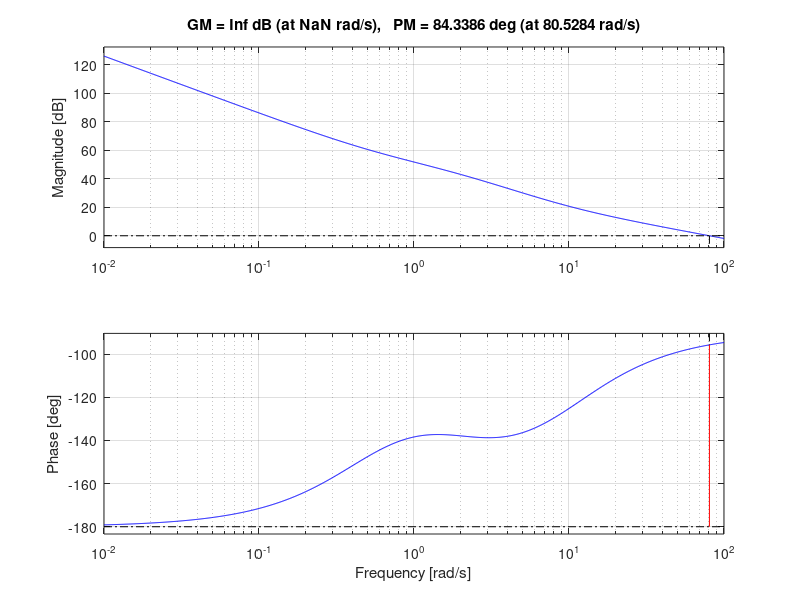
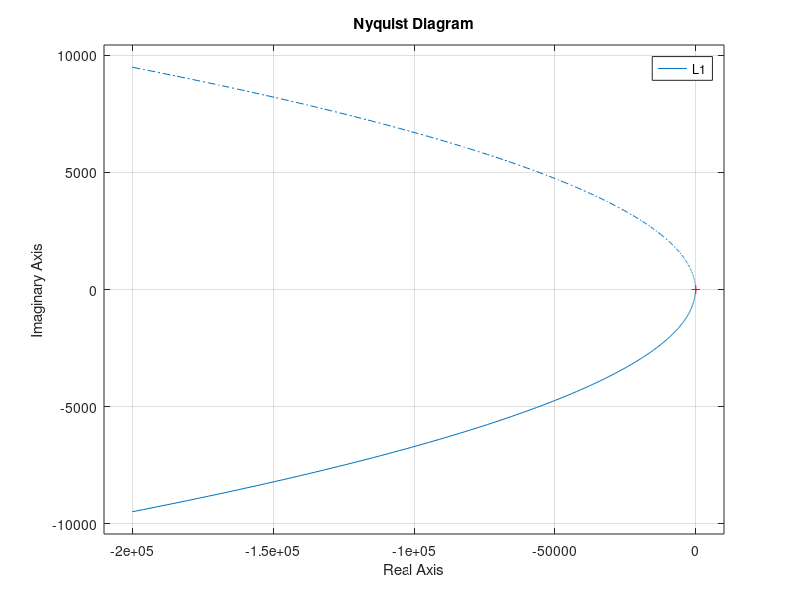
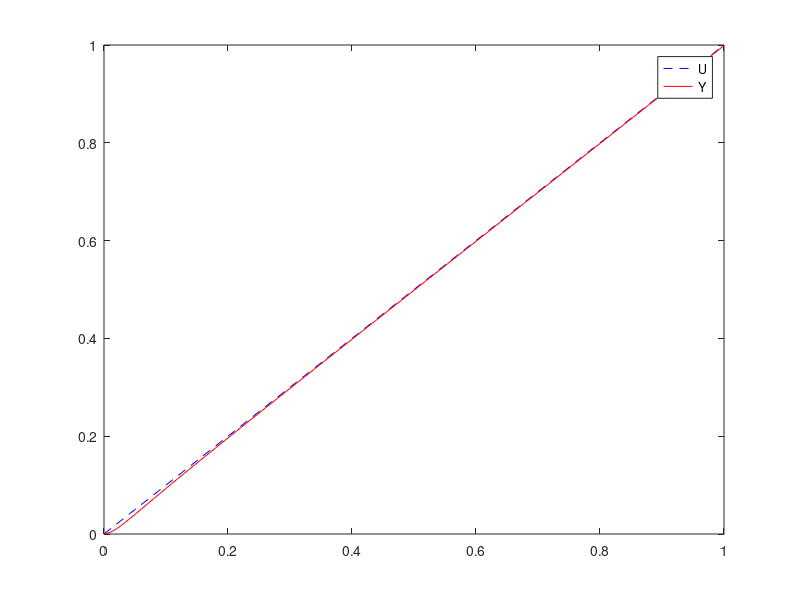
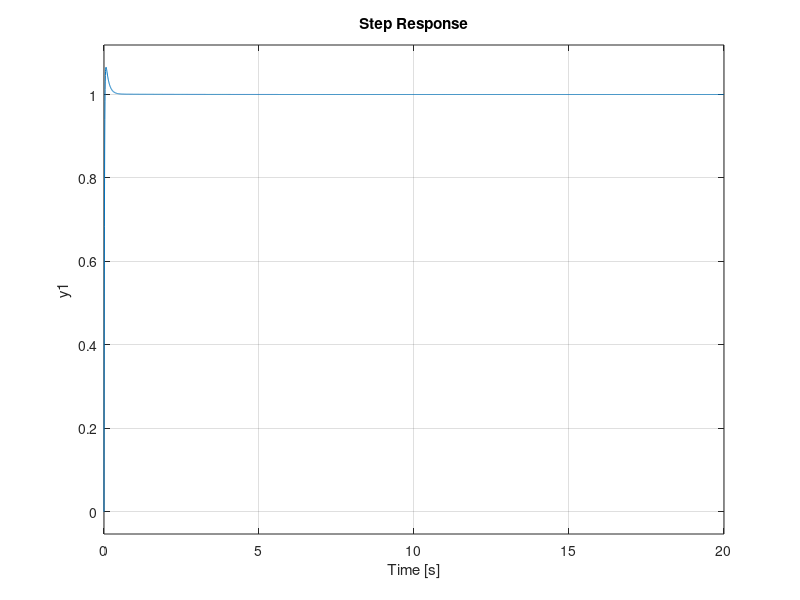

Source code (MATLAB) for these figures, in order:
clc
clear all
close all
%% Esame 4
% errore nullo a rampa
% overshoot < 20%, tempo di assestamento il più piccolo possibile

s = tf('s');
P = (s^2 + 10*s + 5)/(s^2*(s+2));

figure(1);
margin(P);
grid on;

figure(2);
nyquist(P);
grid on;

figure(3);
rlocus(P);
grid on;

figure(4);
step(P);
grid on;

% 1) L'errore nullo per la rampa è già garantito dal fatto che il Processo
% stesso presenta un doppio polo nell'origine. 


%% Stabilità asintotica del sistema a ciclo chiuso:

Kc= 80;

L1= Kc*P;

Wyr1= minreal(L1/(1+L1));

figure(1);
margin(L1);
grid on;

figure(2);
nyquist(L1);
grid on;

figure(3);
rlocus(L1);
grid on;

figure(4);
step(Wyr1);
grid on;

%% Simulazione rampa:

time = 0:0.01:1;
u = time;
y = lsim(Wyr1, u, time);
figure(3)
plot(time, u,'b--',time, y,'r-')
legend('U','Y')